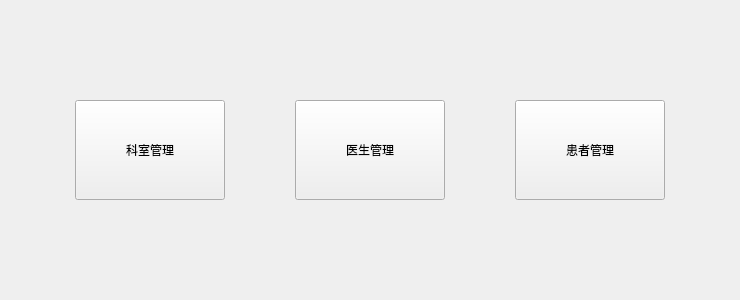
<?xml version="1.0" encoding="UTF-8"?>
<ui version="4.0">
 <class>WelcomeView</class>
 <widget class="QWidget" name="WelcomeView">
  <property name="geometry">
   <rect>
    <x>0</x>
    <y>0</y>
    <width>740</width>
    <height>300</height>
   </rect>
  </property>
  <property name="windowTitle">
   <string>欢迎</string>
  </property>
  <layout class="QVBoxLayout" name="verticalLayout">
   <item>
    <spacer name="verticalSpacer">
     <property name="orientation">
      <enum>Qt::Orientation::Vertical</enum>
     </property>
     <property name="sizeHint" stdset="0">
      <size>
       <width>20</width>
       <height>78</height>
      </size>
     </property>
    </spacer>
   </item>
   <item>
    <layout class="QHBoxLayout" name="horizontalLayout">
     <item>
      <widget class="QPushButton" name="btDepartment">
       <property name="minimumSize">
        <size>
         <width>50</width>
         <height>100</height>
        </size>
       </property>
       <property name="maximumSize">
        <size>
         <width>150</width>
         <height>120</height>
        </size>
       </property>
       <property name="text">
        <string>科室管理</string>
       </property>
      </widget>
     </item>
     <item>
      <widget class="QPushButton" name="btDoctor">
       <property name="minimumSize">
        <size>
         <width>50</width>
         <height>100</height>
        </size>
       </property>
       <property name="maximumSize">
        <size>
         <width>150</width>
         <height>120</height>
        </size>
       </property>
       <property name="text">
        <string>医生管理</string>
       </property>
      </widget>
     </item>
     <item>
      <widget class="QPushButton" name="btPatient">
       <property name="maximumSize">
        <size>
         <width>150</width>
         <height>120</height>
        </size>
       </property>
       <property name="text">
        <string>患者管理</string>
       </property>
      </widget>
     </item>
    </layout>
   </item>
   <item>
    <spacer name="verticalSpacer_2">
     <property name="orientation">
      <enum>Qt::Orientation::Vertical</enum>
     </property>
     <property name="sizeHint" stdset="0">
      <size>
       <width>20</width>
       <height>78</height>
      </size>
     </property>
    </spacer>
   </item>
  </layout>
 </widget>
 <resources/>
 <connections/>
</ui>
